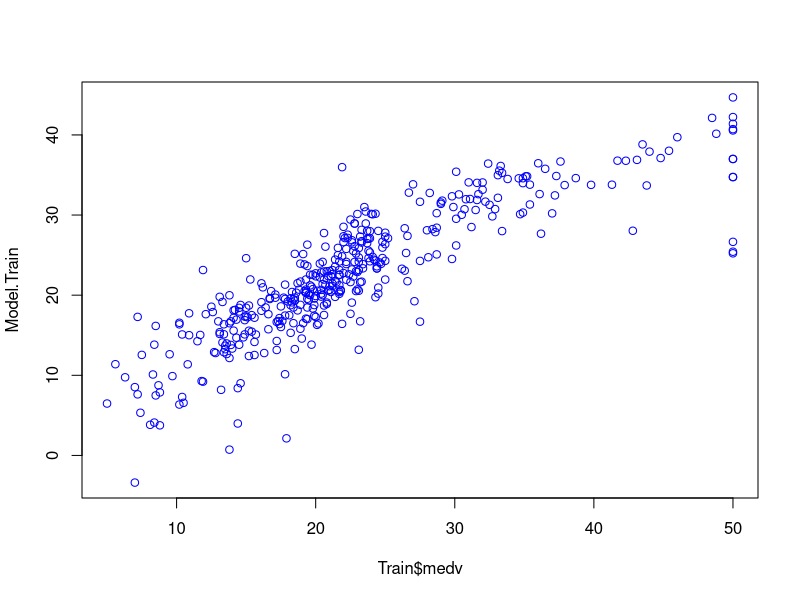
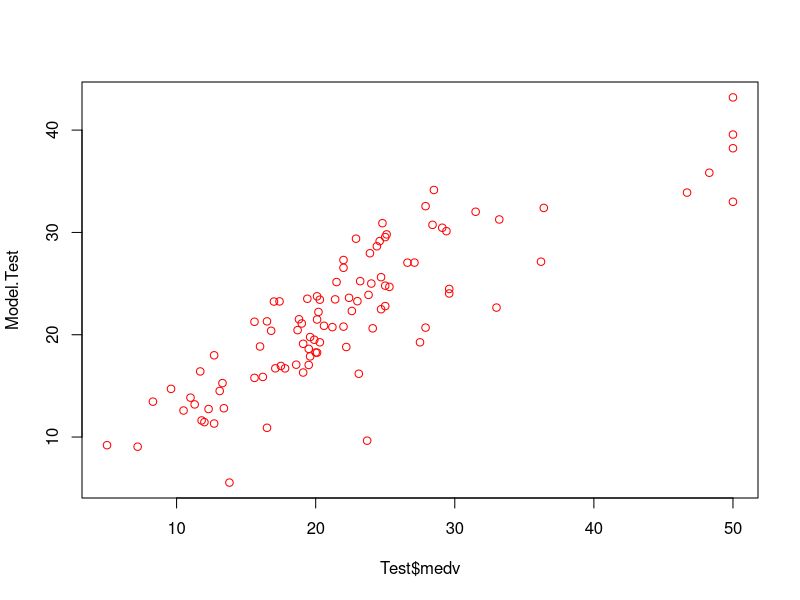

These charts were generated, in order, by the following R code:
install.packages("mlbench")
library(mlbench)
library(caret)

#Importing Data
data("BostonHousing")
head(BostonHousing)

# Check for any missing data
sum(is.na(BostonHousing))

#Splitting data into train and test data sets
set.seed(100)
TrainingIndex<- createDataPartition(BostonHousing$medv, p=0.8,
                                    list=FALSE)
Train<- BostonHousing[TrainingIndex,]
Test<- BostonHousing[-TrainingIndex,]

# Build Training Model
Model<- train(medv~., data = Train, method='lm',
              na.action = na.omit,
              preProcess=c('scale','center'),
              trControl= trainControl(method='none'))


#Apply Model for prediction
Model.Train<- predict(Model, Train)
Model.Test<- predict(Model, Test)

# Performance Metrics

plot(Train$medv, Model.Train, col='blue')
plot(Test$medv, Model.Test, col='red')

summary(Model)


# Correlation Coefficient
Corr_Train<- cor(Train$medv, Model.Train)
Corr_Test<- cor(Test$medv, Model.Test)
